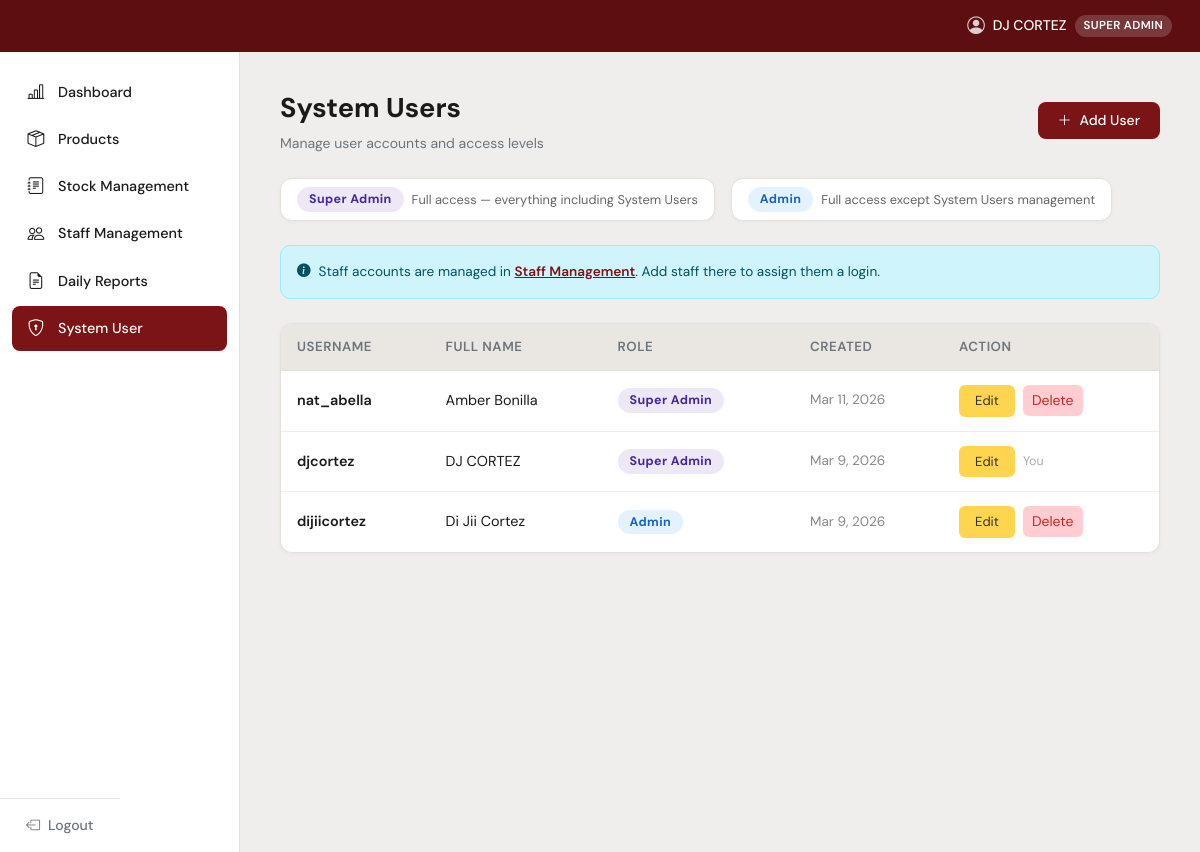
The page /system_user.php (signed in) on the database its author committed.
### tables this page shows
CREATE TABLE `users` (
  `id` int(11) NOT NULL,
  `username` varchar(100) NOT NULL,
  `password` varchar(255) NOT NULL,
  `full_name` varchar(150) NOT NULL,
  `role` enum('staff','admin','super_admin') DEFAULT 'staff',
  `created_at` timestamp NOT NULL DEFAULT current_timestamp()
);

### includes/config.php (called while the page is built, shortened)
<?php
function roleBadge(string $role): string {
    return match($role) {
        'super_admin' => 'Super Admin',
        'admin'       => 'Admin',
        'staff'       => 'Staff',
        default       => ucfirst($role),
    };
}
?>

### system_user.php (the view, shortened to what this page needs)
<?php
require_once 'includes/config.php';
$db = getDB();
$users = $db->query("SELECT id, username, full_name, role, created_at FROM users
    WHERE role IN ('admin','super_admin')
    ORDER BY FIELD(role,'super_admin','admin'), full_name")->fetch_all(MYSQLI_ASSOC);
include 'includes/header.php';
?> <div class="d-flex align-items-center justify-content-between mb-4">
    <div>
        <div class="page-title">System Users</div>
        <div class="page-subtitle">Manage user accounts and access levels</div>
    </div>
    <button class="btn btn-maroon d-flex align-items-center gap-2" data-bs-toggle="modal" data-bs-target="#addUserModal">
        <i class="bi bi-plus-lg"></i> Add User
    </button>
</div>
<div class="d-flex flex-wrap gap-3 mb-4">
    <div class="c-card px-3 py-2 d-flex align-items-center gap-2">
        <span class="role-badge super_admin">Super Admin</span>
        <span style="font-size:.8rem;color:#666;">Full access — everything including System Users</span>
    </div>
    <div class="c-card px-3 py-2 d-flex align-items-center gap-2">
        <span class="role-badge admin">Admin</span>
        <span style="font-size:.8rem;color:#666;">Full access except System Users management</span>
    </div>
</div>
<div class="alert alert-info d-flex align-items-center gap-2 mb-4" style="font-size:.85rem;border-radius:10px;">
    <i class="bi bi-info-circle-fill"></i>
    <span>Staff accounts are managed in <a href="staff.php" style="color:var(--maroon);font-weight:600;">Staff Management</a>. Add staff there to assign them a login.</span>
</div>
<div class="c-card">
    <div style="overflow-x:auto;">
    <table class="c-table">
        <thead>
            <tr>
                <th>Username</th>
                <th>Full Name</th>
                <th>Role</th>
                <th>Created</th>
                <th>Action</th>
            </tr>
        </thead>
        <tbody>
            <?php foreach ($users as $u): ?>
            <tr>
                <td style="font-weight:600;"><?= htmlspecialchars($u['username']) ?></td>
                <td><?= htmlspecialchars($u['full_name']) ?></td>
                <td><span class="role-badge <?= $u['role'] ?>"><?= roleBadge($u['role']) ?></span></td>
                <td style="color:#888;font-size:.85rem;"><?= date('M j, Y', strtotime($u['created_at'])) ?></td>
                <td>
                    <div class="d-flex gap-2">
                        <button class="btn btn-sm btn-edit2"
                            onclick='openEdit(<?= json_encode(['id'=>$u['id'],'username'=>$u['username'],'full_name'=>$u['full_name'],'role'=>$u['role']]) ?>)'>
                            Edit
                        </button>
                        <?php if ($u['id'] != $_SESSION['user_id']): ?>
                        <form method="POST" onsubmit="return confirm('Delete user <?= addslashes(htmlspecialchars($u['username'])) ?>?')">
                            <button class="btn btn-sm" style="background:#FFCDD2;color:#C62828;border-radius:6px;">Delete</button>
                        </form>
                        <?php else: ?>
                        <span style="font-size:.78rem;color:#aaa;padding:6px 0;">You</span>
                        <?php endif; ?>
                    </div>
                </td>
            </tr>
            <?php endforeach; ?>
        </tbody>
    </table>
    </div>
</div>
<?php include 'includes/footer.php'; ?>

### includes/header.php (style rules this page uses)
:root { --maroon: #7B1416; --maroon-dark: #5C0E10; --maroon-light: #A03030; --crimson: #C1375A; --bg-body: #F0EEEC; --sidebar-w: 240px; --header-h: 52px; --text-main: #1a1a1a; --text-muted: #6c757d; --card-bg: #FFFFFF; --border: #E4E0DC; --tbl-header: #EAE6E2; }
*, *::before, *::after { box-sizing: border-box; margin: 0; padding: 0; }
body { font-family: 'DM Sans', sans-serif; background: var(--bg-body); color: var(--text-main); min-height: 100vh; }
.page-title { font-size: 1.7rem; font-weight: 700; margin-bottom: 4px; }
.page-subtitle { color: var(--text-muted); font-size: .875rem; }
.c-card { background: var(--card-bg); border-radius: 12px; border: 1px solid var(--border); box-shadow: 0 1px 4px rgba(0,0,0,.04); }
.c-table { width: 100%; border-collapse: separate; border-spacing: 0; }
.c-table thead th { background: var(--tbl-header); padding: 13px 16px; font-size: .83rem; font-weight: 600; color: var(--text-muted); text-transform: uppercase; letter-spacing: .04em; border-bottom: 1px solid var(--border); }
.c-table thead th:first-child { border-radius: 8px 0 0 0; }
.c-table thead th:last-child { border-radius: 0 8px 0 0; }
.c-table tbody td { padding: 14px 16px; font-size: .9rem; border-bottom: 1px solid #F0EDEA; vertical-align: middle; }
.c-table tbody tr:last-child td { border-bottom: none; }
.btn-maroon { background: var(--maroon); color: #fff; border: none; border-radius: 8px; padding: 8px 20px; font-size: .875rem; font-weight: 500; transition: background .15s; }
.btn-edit2 { background: #FFD54F; color: #333; border: none; border-radius: 6px; padding: 6px 16px; font-size: .82rem; }

### system_user.php (style rules this page uses)
.role-badge { display:inline-block; padding:3px 12px; border-radius:20px; font-size:.78rem; font-weight:700; letter-spacing:.03em; }
.role-badge.super_admin { background:#EDE7F6; color:#4527A0; }
.role-badge.admin { background:#E3F2FD; color:#1565C0; }

### rows shown on the page
users: username "nat_abella", full_name "Amber Bonilla", role "Super Admin", created_at "Mar 11, 2026"
users: username "djcortez", full_name "DJ CORTEZ", role "Super Admin", created_at "Mar 9, 2026", shows "You"
users: username "dijiicortez", full_name "Di Jii Cortez", role "Admin", created_at "Mar 9, 2026"

### other values the page prints
$_SESSION['full_name'] "DJ CORTEZ"
roleBadge($_role) "SUPER ADMIN"
